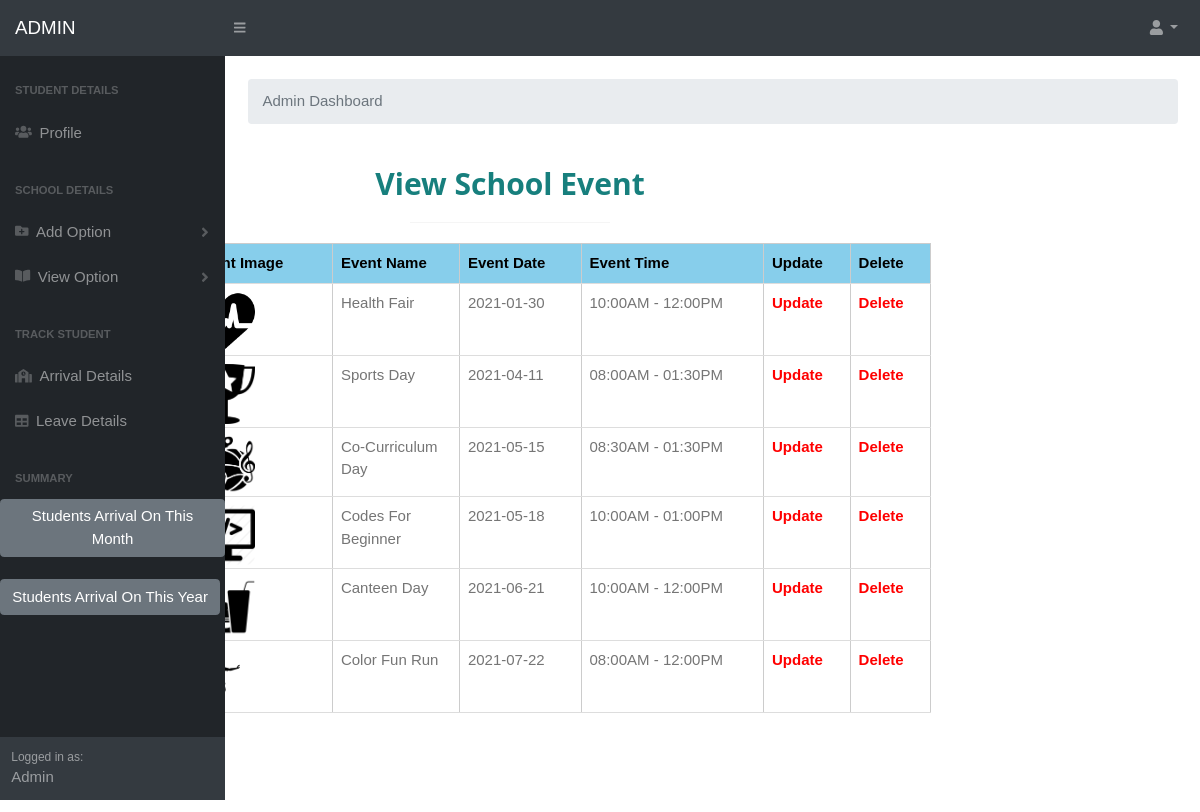
The app's page /viewevent.php (signed in) with its own data.
### tables this page shows
CREATE TABLE `event` (
  `eventid` varchar(50) NOT NULL,
  `eimage` varchar(50) NOT NULL,
  `eventname` varchar(100) NOT NULL,
  `eventdate` varchar(15) NOT NULL,
  `eventtime` varchar(35) NOT NULL
);

### viewevent.php (the view, shortened to what this page needs)
<?php
$aid= $_SESSION['aid'];
if(empty($aid))
{
	echo "<script>window.location.href='adminlogin.php'</script>";
}
else
{
	include('adminmenu.php');
	include('connect.php');
	?>
		<html>
      <link rel="stylesheet"href="styles.css" >
      <link rel="stylesheet" href="w.css">
      <link href="https://cdn.datatables.net/1.10.20/css/dataTables.bootstrap4.min.css" rel="stylesheet" />
<body>
<form method='POST'>
<div class="w3-padding-large" id="main" style='position:absolute; top: 80px; right:180px;'>
<div class="w3-content w3-justify w3-text-grey w3-padding-64" id="about"  style='width:90%'>
    <center>
	<h2 class="w3-center" style='color:#177F7D'><b>View School Event</b></h2>
       <hr style="width:200px" class="w3-opacity">
	   <?php
	   $sel="select * from event";
	   $res=$con->query($sel);
	   if(mysqli_num_rows($res)== 0)
	   {
		  echo "<table align='center'><tr align='center'><td style='color:red'><b>No data found</b></td></tr></table>";
	   }
	   else
	   {
		   echo"
		   <div class='w3-container'>
	   <table class='w3-table-all w3-hoverable' border='1' cellspacing='0' cellpadding='0' width='95%' >
	   <thead>
        <tr class='w3-light-blue'>
       <th>Event ID</th>
       <th>Event Image</th>
	   <th>Event Name</th>
	   <th>Event Date</th>
	   <th>Event Time</th>
	   <th>Update</th>
	   <th>Delete</th>
		</tr>
    </thead>   ";
		   while($data=mysqli_fetch_array($res))
		   {
              $eventid=$data['eventid'];
              $eimage=$data['eimage'];
			  $eventname=$data['eventname'];
			  $eventdate=$data['eventdate'];
			  $eventtime=$data['eventtime'];
			  echo"
    <tbody bgcolor='#f6f6f6'>
      <tr align='center'>
      <td width='8%'>".$eventid."</td>
      <td width='12%'><img src='images/".$eimage."' width='60px' ></td>
        <td width='10%'>".$eventname."</td>
        <td width='10%'>".$eventdate."</td>
		<td width='15%'>".$eventtime."</td>
		<td width='5%'>
		<a href='updateevent.php?eventid=".$eventid."' style='font-weight:bold;color:red;'>
         Update
        </a>
		</td>
		<td width='5%'>
		<a href='deleteevent.php?eventid=".$eventid."' style='font-weight:bold;color:red'>
         Delete
        </a>
		</td>
      </tr>
    </tbody>";
		   }
	   }
	   ?>
	   </table>
	   </div>
	   </div>
	   </div>
	   </form>
	   </body>
	   <br><br><br>
<?php
}
?>

### w.css (style rules this page uses)
html { box-sizing:border-box }
*,*:before,*:after { box-sizing:inherit }
html { -ms-text-size-adjust:100%;-webkit-text-size-adjust:100% }
body { margin:0 }
a { background-color:transparent;-webkit-text-decoration-skip:objects }
hr { box-sizing:content-box;height:0;overflow:visible }
html,body { font-family:Verdana,sans-serif;font-size:15px;line-height:1.5 }
html { overflow-x:hidden }
h1,h2,h3,h4,h5,h6,.w3-slim,.w3-wide { font-family:"Segoe UI",Arial,sans-serif }
h2 { font-size:30px }
h1,h2,h3,h4,h5,h6 { font-weight:400;margin:10px 0 }
hr { border:0;border-top:1px solid #eee;margin:20px 0 }
a { color:inherit }
.w3-table,.w3-table-all { border-collapse:collapse;border-spacing:0;width:100%;display:table }
.w3-table-all { border:1px solid #ccc }
.w3-bordered tr,.w3-table-all tr { border-bottom:1px solid #ddd }
.w3-table-all tr:nth-child(odd) { background-color:#fff }
.w3-table td,.w3-table th,.w3-table-all td,.w3-table-all th { padding:8px 8px;display:table-cell;text-align:left;vertical-align:top }
.w3-table th:first-child,.w3-table td:first-child,.w3-table-all th:first-child,.w3-table-all td:first-child { padding-left:16px }
.w3-btn,.w3-btn-floating,.w3-dropnav a,.w3-btn-floating-large,.w3-btn-block, .w3-navbar a,.w3-navblock a,.w3-sidenav a,.w3-pagination li a,.w3-hoverable tbody tr,.w3-hoverable li, .w3-accordion-content a,.w3-dropdown-content a,.w3-dropdown-click:hover,.w3-dropdown-hover:hover,.w3-opennav,.w3-closenav,.w3-closebtn,*[class*="w3-hover-"] { -webkit-transition:background-color .25s,color .15s,box-shadow .25s,opacity 0.25s,filter 0.25s,border 0.15s;transition:background-color .25s,color .15s,box-shadow .15s,opacity .25s,filter .25s,border .15s }
.w3-main,#main { transition:margin-left .4s }
.w3-container:after,.w3-container:before,.w3-panel:after,.w3-panel:before,.w3-row:after,.w3-row:before,.w3-row-padding:after,.w3-row-padding:before,.w3-cell-row:before,.w3-cell-row:after, .w3-topnav:after,.w3-topnav:before,.w3-clear:after,.w3-clear:before,.w3-btn-group:before,.w3-btn-group:after,.w3-btn-bar:before,.w3-btn-bar:after,.w3-bar:before,.w3-bar:after { content:"";display:table;clear:both }
.w3-content { max-width:980px;margin:auto }
.w3-justify { text-align:justify!important }
.w3-center { text-align:center!important }
.w3-padding-large { padding:12px 24px!important }
.w3-padding-64 { padding-top:64px!important;padding-bottom:64px!important }
.w3-container { padding:0.01em 16px }
.w3-opacity,.w3-hover-opacity:hover { opacity:0.60;-webkit-backface-visibility:hidden; color: white }
.w3-light-blue,.w3-hover-light-blue:hover { color:#000!important;background-color:#87CEEB!important }
.w3-text-grey,.w3-hover-text-grey:hover,.w3-text-gray,.w3-hover-text-gray:hover { color:#757575!important }

### records on screen
event: eventname "Health Fair", eventdate "2021-01-30", eventtime "10:00AM - 12:00PM"
event: eventname "Sports Day", eventdate "2021-04-11", eventtime "08:00AM - 01:30PM"
event: eventname "Co-Curriculum Day", eventdate "2021-05-15", eventtime "08:30AM - 01:30PM"
event: eventname "Codes For Beginner", eventdate "2021-05-18", eventtime "10:00AM - 01:00PM"
event: eventname "Canteen Day", eventdate "2021-06-21", eventtime "10:00AM - 12:00PM"
event: eventname "Color Fun Run", eventdate "2021-07-22", eventtime "08:00AM - 12:00PM"
